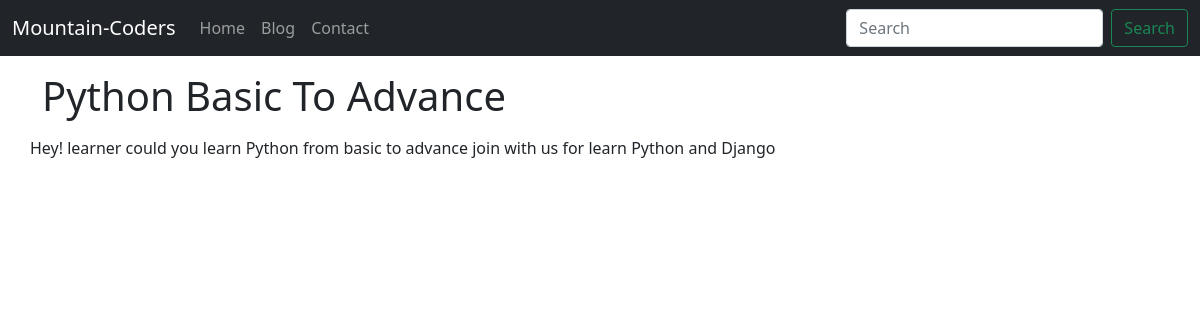
Page /blogpost/Python-and-Djanog on the committed database.
### blog/models.py (models this page shows, shortened)
class Blog(models.Model):
    sno = models.AutoField(primary_key=True)
    title = models.CharField(max_length=200)
    content = models.TextField()
    slug = models.CharField(max_length=100)
    time = models.DateTimeField(auto_now_add=True)

### blog/views.py (the view)
# urls.py: path('blogpost/<str:slug>', views.blogpost, name='blogpost'),
def blogpost(request, slug):
    blog = Blog.objects.filter(slug=slug).first()
    context = {'blog':blog}
    return render(request, 'blogpost.html', context)

### templates/blogpost.html
{% extends 'base.html' %}
{% block body %}
<div class="container">
    <h1 class="my-3">{{blog.title}}</h1>
    <div class="row">
        {{blog.content|safe}}
    </div>
</div>
{% endblock body %}

### rows in the picture
Blog: title "Python Basic To Advance", content "Hey! learner could you learn Python from basic to advance join with us for learn Python and Django"
